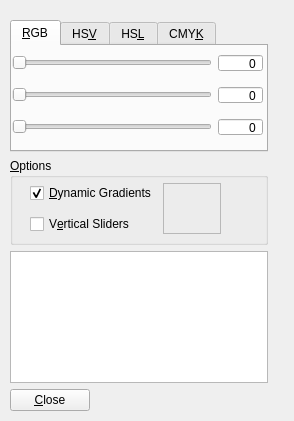
<?xml version="1.0" encoding="UTF-8"?>
<ui version="4.0">
 <class>Dialog</class>
 <widget class="QWidget" name="Dialog">
  <property name="geometry">
   <rect>
    <x>0</x>
    <y>0</y>
    <width>294</width>
    <height>421</height>
   </rect>
  </property>
  <property name="font">
   <font>
    <family>Segoe UI</family>
    <pointsize>9</pointsize>
   </font>
  </property>
  <property name="windowTitle">
   <string>Test Dialog</string>
  </property>
  <widget class="QWidget" name="layoutWidget">
   <property name="geometry">
    <rect>
     <x>10</x>
     <y>20</y>
     <width>258</width>
     <height>391</height>
    </rect>
   </property>
   <layout class="QVBoxLayout" name="verticalLayout" stretch="3,2,3,0">
    <item>
     <widget class="QTabWidget" name="tabWidget">
      <property name="currentIndex">
       <number>0</number>
      </property>
      <widget class="QWidget" name="rgbTab">
       <attribute name="title">
        <string>&amp;RGB</string>
       </attribute>
       <widget class="QWidget" name="layoutWidget">
        <property name="geometry">
         <rect>
          <x>0</x>
          <y>0</y>
          <width>251</width>
          <height>101</height>
         </rect>
        </property>
        <layout class="QGridLayout" name="gridLayout">
         <item row="0" column="0">
          <widget class="QSlider" name="rgbSlider0">
           <property name="sizePolicy">
            <sizepolicy hsizetype="Fixed" vsizetype="Fixed">
             <horstretch>0</horstretch>
             <verstretch>0</verstretch>
            </sizepolicy>
           </property>
           <property name="minimumSize">
            <size>
             <width>200</width>
             <height>18</height>
            </size>
           </property>
           <property name="maximumSize">
            <size>
             <width>16777215</width>
             <height>18</height>
            </size>
           </property>
           <property name="maximum">
            <number>255</number>
           </property>
           <property name="orientation">
            <enum>Qt::Horizontal</enum>
           </property>
          </widget>
         </item>
         <item row="0" column="1">
          <widget class="QSpinBox" name="spinBox">
           <property name="minimumSize">
            <size>
             <width>0</width>
             <height>18</height>
            </size>
           </property>
           <property name="maximumSize">
            <size>
             <width>16777215</width>
             <height>18</height>
            </size>
           </property>
           <property name="alignment">
            <set>Qt::AlignRight|Qt::AlignTrailing|Qt::AlignVCenter</set>
           </property>
           <property name="buttonSymbols">
            <enum>QAbstractSpinBox::NoButtons</enum>
           </property>
           <property name="suffix">
            <string/>
           </property>
           <property name="maximum">
            <number>255</number>
           </property>
          </widget>
         </item>
         <item row="1" column="0">
          <widget class="QSlider" name="rgbSlider1">
           <property name="sizePolicy">
            <sizepolicy hsizetype="Fixed" vsizetype="Fixed">
             <horstretch>0</horstretch>
             <verstretch>0</verstretch>
            </sizepolicy>
           </property>
           <property name="minimumSize">
            <size>
             <width>200</width>
             <height>18</height>
            </size>
           </property>
           <property name="maximumSize">
            <size>
             <width>16777215</width>
             <height>18</height>
            </size>
           </property>
           <property name="maximum">
            <number>255</number>
           </property>
           <property name="orientation">
            <enum>Qt::Horizontal</enum>
           </property>
          </widget>
         </item>
         <item row="1" column="1">
          <widget class="QSpinBox" name="spinBox_2">
           <property name="minimumSize">
            <size>
             <width>0</width>
             <height>18</height>
            </size>
           </property>
           <property name="maximumSize">
            <size>
             <width>16777215</width>
             <height>18</height>
            </size>
           </property>
           <property name="alignment">
            <set>Qt::AlignRight|Qt::AlignTrailing|Qt::AlignVCenter</set>
           </property>
           <property name="buttonSymbols">
            <enum>QAbstractSpinBox::NoButtons</enum>
           </property>
           <property name="suffix">
            <string/>
           </property>
           <property name="maximum">
            <number>255</number>
           </property>
          </widget>
         </item>
         <item row="2" column="0">
          <widget class="QSlider" name="rgbSlider2">
           <property name="sizePolicy">
            <sizepolicy hsizetype="Fixed" vsizetype="Fixed">
             <horstretch>0</horstretch>
             <verstretch>0</verstretch>
            </sizepolicy>
           </property>
           <property name="minimumSize">
            <size>
             <width>200</width>
             <height>18</height>
            </size>
           </property>
           <property name="maximumSize">
            <size>
             <width>16777215</width>
             <height>18</height>
            </size>
           </property>
           <property name="maximum">
            <number>255</number>
           </property>
           <property name="orientation">
            <enum>Qt::Horizontal</enum>
           </property>
          </widget>
         </item>
         <item row="2" column="1">
          <widget class="QSpinBox" name="spinBox_3">
           <property name="minimumSize">
            <size>
             <width>0</width>
             <height>18</height>
            </size>
           </property>
           <property name="maximumSize">
            <size>
             <width>16777215</width>
             <height>18</height>
            </size>
           </property>
           <property name="alignment">
            <set>Qt::AlignRight|Qt::AlignTrailing|Qt::AlignVCenter</set>
           </property>
           <property name="buttonSymbols">
            <enum>QAbstractSpinBox::NoButtons</enum>
           </property>
           <property name="suffix">
            <string/>
           </property>
           <property name="maximum">
            <number>255</number>
           </property>
          </widget>
         </item>
        </layout>
       </widget>
      </widget>
      <widget class="QWidget" name="hsvTab">
       <attribute name="title">
        <string>HS&amp;V</string>
       </attribute>
       <widget class="QWidget" name="layoutWidget">
        <property name="geometry">
         <rect>
          <x>0</x>
          <y>0</y>
          <width>251</width>
          <height>101</height>
         </rect>
        </property>
        <layout class="QGridLayout" name="gridLayout_2">
         <item row="0" column="0">
          <widget class="QSlider" name="hsvSlider0">
           <property name="sizePolicy">
            <sizepolicy hsizetype="Fixed" vsizetype="Fixed">
             <horstretch>0</horstretch>
             <verstretch>0</verstretch>
            </sizepolicy>
           </property>
           <property name="minimumSize">
            <size>
             <width>200</width>
             <height>18</height>
            </size>
           </property>
           <property name="maximumSize">
            <size>
             <width>16777215</width>
             <height>18</height>
            </size>
           </property>
           <property name="maximum">
            <number>255</number>
           </property>
           <property name="orientation">
            <enum>Qt::Horizontal</enum>
           </property>
          </widget>
         </item>
         <item row="0" column="1">
          <widget class="QSpinBox" name="hsvSpinBox0">
           <property name="minimumSize">
            <size>
             <width>0</width>
             <height>18</height>
            </size>
           </property>
           <property name="maximumSize">
            <size>
             <width>16777215</width>
             <height>18</height>
            </size>
           </property>
           <property name="wrapping">
            <bool>true</bool>
           </property>
           <property name="alignment">
            <set>Qt::AlignRight|Qt::AlignTrailing|Qt::AlignVCenter</set>
           </property>
           <property name="buttonSymbols">
            <enum>QAbstractSpinBox::NoButtons</enum>
           </property>
           <property name="suffix">
            <string>°</string>
           </property>
           <property name="maximum">
            <number>359</number>
           </property>
          </widget>
         </item>
         <item row="1" column="0">
          <widget class="QSlider" name="hsvSlider1">
           <property name="sizePolicy">
            <sizepolicy hsizetype="Fixed" vsizetype="Fixed">
             <horstretch>0</horstretch>
             <verstretch>0</verstretch>
            </sizepolicy>
           </property>
           <property name="minimumSize">
            <size>
             <width>200</width>
             <height>18</height>
            </size>
           </property>
           <property name="maximumSize">
            <size>
             <width>16777215</width>
             <height>18</height>
            </size>
           </property>
           <property name="maximum">
            <number>255</number>
           </property>
           <property name="orientation">
            <enum>Qt::Horizontal</enum>
           </property>
          </widget>
         </item>
         <item row="1" column="1">
          <widget class="QSpinBox" name="hsvSpinBox1">
           <property name="minimumSize">
            <size>
             <width>0</width>
             <height>18</height>
            </size>
           </property>
           <property name="maximumSize">
            <size>
             <width>16777215</width>
             <height>18</height>
            </size>
           </property>
           <property name="alignment">
            <set>Qt::AlignRight|Qt::AlignTrailing|Qt::AlignVCenter</set>
           </property>
           <property name="buttonSymbols">
            <enum>QAbstractSpinBox::NoButtons</enum>
           </property>
           <property name="suffix">
            <string>%</string>
           </property>
           <property name="maximum">
            <number>100</number>
           </property>
          </widget>
         </item>
         <item row="2" column="0">
          <widget class="QSlider" name="hsvSlider2">
           <property name="sizePolicy">
            <sizepolicy hsizetype="Fixed" vsizetype="Fixed">
             <horstretch>0</horstretch>
             <verstretch>0</verstretch>
            </sizepolicy>
           </property>
           <property name="minimumSize">
            <size>
             <width>200</width>
             <height>18</height>
            </size>
           </property>
           <property name="maximumSize">
            <size>
             <width>16777215</width>
             <height>18</height>
            </size>
           </property>
           <property name="maximum">
            <number>255</number>
           </property>
           <property name="orientation">
            <enum>Qt::Horizontal</enum>
           </property>
          </widget>
         </item>
         <item row="2" column="1">
          <widget class="QSpinBox" name="hsvSpinBox2">
           <property name="minimumSize">
            <size>
             <width>0</width>
             <height>18</height>
            </size>
           </property>
           <property name="maximumSize">
            <size>
             <width>16777215</width>
             <height>18</height>
            </size>
           </property>
           <property name="alignment">
            <set>Qt::AlignRight|Qt::AlignTrailing|Qt::AlignVCenter</set>
           </property>
           <property name="buttonSymbols">
            <enum>QAbstractSpinBox::NoButtons</enum>
           </property>
           <property name="suffix">
            <string>%</string>
           </property>
           <property name="maximum">
            <number>100</number>
           </property>
          </widget>
         </item>
        </layout>
       </widget>
      </widget>
      <widget class="QWidget" name="hslTab">
       <attribute name="title">
        <string>HS&amp;L</string>
       </attribute>
       <widget class="QWidget" name="layoutWidget_2">
        <property name="geometry">
         <rect>
          <x>0</x>
          <y>0</y>
          <width>251</width>
          <height>101</height>
         </rect>
        </property>
        <layout class="QGridLayout" name="gridLayout_3">
         <item row="0" column="0">
          <widget class="QSlider" name="hslSlider0">
           <property name="sizePolicy">
            <sizepolicy hsizetype="Fixed" vsizetype="Fixed">
             <horstretch>0</horstretch>
             <verstretch>0</verstretch>
            </sizepolicy>
           </property>
           <property name="minimumSize">
            <size>
             <width>200</width>
             <height>18</height>
            </size>
           </property>
           <property name="maximumSize">
            <size>
             <width>16777215</width>
             <height>18</height>
            </size>
           </property>
           <property name="maximum">
            <number>255</number>
           </property>
           <property name="orientation">
            <enum>Qt::Horizontal</enum>
           </property>
          </widget>
         </item>
         <item row="0" column="1">
          <widget class="QSpinBox" name="hslSpinBox0">
           <property name="minimumSize">
            <size>
             <width>0</width>
             <height>18</height>
            </size>
           </property>
           <property name="maximumSize">
            <size>
             <width>16777215</width>
             <height>18</height>
            </size>
           </property>
           <property name="wrapping">
            <bool>true</bool>
           </property>
           <property name="alignment">
            <set>Qt::AlignRight|Qt::AlignTrailing|Qt::AlignVCenter</set>
           </property>
           <property name="buttonSymbols">
            <enum>QAbstractSpinBox::NoButtons</enum>
           </property>
           <property name="suffix">
            <string>°</string>
           </property>
           <property name="maximum">
            <number>359</number>
           </property>
          </widget>
         </item>
         <item row="1" column="0">
          <widget class="QSlider" name="hslSlider1">
           <property name="sizePolicy">
            <sizepolicy hsizetype="Fixed" vsizetype="Fixed">
             <horstretch>0</horstretch>
             <verstretch>0</verstretch>
            </sizepolicy>
           </property>
           <property name="minimumSize">
            <size>
             <width>200</width>
             <height>18</height>
            </size>
           </property>
           <property name="maximumSize">
            <size>
             <width>16777215</width>
             <height>18</height>
            </size>
           </property>
           <property name="maximum">
            <number>255</number>
           </property>
           <property name="orientation">
            <enum>Qt::Horizontal</enum>
           </property>
          </widget>
         </item>
         <item row="1" column="1">
          <widget class="QSpinBox" name="hslSpinBox1">
           <property name="minimumSize">
            <size>
             <width>0</width>
             <height>18</height>
            </size>
           </property>
           <property name="maximumSize">
            <size>
             <width>16777215</width>
             <height>18</height>
            </size>
           </property>
           <property name="alignment">
            <set>Qt::AlignRight|Qt::AlignTrailing|Qt::AlignVCenter</set>
           </property>
           <property name="buttonSymbols">
            <enum>QAbstractSpinBox::NoButtons</enum>
           </property>
           <property name="suffix">
            <string>%</string>
           </property>
           <property name="maximum">
            <number>100</number>
           </property>
          </widget>
         </item>
         <item row="2" column="0">
          <widget class="QSlider" name="hslSlider2">
           <property name="sizePolicy">
            <sizepolicy hsizetype="Fixed" vsizetype="Fixed">
             <horstretch>0</horstretch>
             <verstretch>0</verstretch>
            </sizepolicy>
           </property>
           <property name="minimumSize">
            <size>
             <width>200</width>
             <height>18</height>
            </size>
           </property>
           <property name="maximumSize">
            <size>
             <width>16777215</width>
             <height>18</height>
            </size>
           </property>
           <property name="maximum">
            <number>255</number>
           </property>
           <property name="orientation">
            <enum>Qt::Horizontal</enum>
           </property>
          </widget>
         </item>
         <item row="2" column="1">
          <widget class="QSpinBox" name="hslSpinBox2">
           <property name="minimumSize">
            <size>
             <width>0</width>
             <height>18</height>
            </size>
           </property>
           <property name="maximumSize">
            <size>
             <width>16777215</width>
             <height>18</height>
            </size>
           </property>
           <property name="alignment">
            <set>Qt::AlignRight|Qt::AlignTrailing|Qt::AlignVCenter</set>
           </property>
           <property name="buttonSymbols">
            <enum>QAbstractSpinBox::NoButtons</enum>
           </property>
           <property name="suffix">
            <string>%</string>
           </property>
           <property name="maximum">
            <number>100</number>
           </property>
          </widget>
         </item>
        </layout>
       </widget>
      </widget>
      <widget class="QWidget" name="cmykTab">
       <attribute name="title">
        <string>CMY&amp;K</string>
       </attribute>
       <widget class="QWidget" name="layoutWidget_3">
        <property name="geometry">
         <rect>
          <x>0</x>
          <y>0</y>
          <width>251</width>
          <height>101</height>
         </rect>
        </property>
        <layout class="QGridLayout" name="gridLayout_4">
         <property name="verticalSpacing">
          <number>2</number>
         </property>
         <item row="0" column="0">
          <widget class="QSlider" name="rgbSlider0_2">
           <property name="sizePolicy">
            <sizepolicy hsizetype="Fixed" vsizetype="Fixed">
             <horstretch>0</horstretch>
             <verstretch>0</verstretch>
            </sizepolicy>
           </property>
           <property name="minimumSize">
            <size>
             <width>200</width>
             <height>18</height>
            </size>
           </property>
           <property name="maximum">
            <number>255</number>
           </property>
           <property name="orientation">
            <enum>Qt::Horizontal</enum>
           </property>
          </widget>
         </item>
         <item row="0" column="1">
          <widget class="QSpinBox" name="spinBox_4">
           <property name="sizePolicy">
            <sizepolicy hsizetype="Minimum" vsizetype="Fixed">
             <horstretch>0</horstretch>
             <verstretch>0</verstretch>
            </sizepolicy>
           </property>
           <property name="minimumSize">
            <size>
             <width>0</width>
             <height>18</height>
            </size>
           </property>
           <property name="maximumSize">
            <size>
             <width>16777215</width>
             <height>18</height>
            </size>
           </property>
           <property name="alignment">
            <set>Qt::AlignRight|Qt::AlignTrailing|Qt::AlignVCenter</set>
           </property>
           <property name="buttonSymbols">
            <enum>QAbstractSpinBox::NoButtons</enum>
           </property>
           <property name="suffix">
            <string/>
           </property>
           <property name="maximum">
            <number>255</number>
           </property>
          </widget>
         </item>
         <item row="1" column="0">
          <widget class="QSlider" name="rgbSlider1_2">
           <property name="sizePolicy">
            <sizepolicy hsizetype="Fixed" vsizetype="Fixed">
             <horstretch>0</horstretch>
             <verstretch>0</verstretch>
            </sizepolicy>
           </property>
           <property name="minimumSize">
            <size>
             <width>200</width>
             <height>18</height>
            </size>
           </property>
           <property name="maximum">
            <number>255</number>
           </property>
           <property name="orientation">
            <enum>Qt::Horizontal</enum>
           </property>
          </widget>
         </item>
         <item row="1" column="1">
          <widget class="QSpinBox" name="spinBox_5">
           <property name="sizePolicy">
            <sizepolicy hsizetype="Minimum" vsizetype="Fixed">
             <horstretch>0</horstretch>
             <verstretch>0</verstretch>
            </sizepolicy>
           </property>
           <property name="minimumSize">
            <size>
             <width>0</width>
             <height>18</height>
            </size>
           </property>
           <property name="maximumSize">
            <size>
             <width>16777215</width>
             <height>18</height>
            </size>
           </property>
           <property name="alignment">
            <set>Qt::AlignRight|Qt::AlignTrailing|Qt::AlignVCenter</set>
           </property>
           <property name="buttonSymbols">
            <enum>QAbstractSpinBox::NoButtons</enum>
           </property>
           <property name="suffix">
            <string/>
           </property>
           <property name="maximum">
            <number>255</number>
           </property>
          </widget>
         </item>
         <item row="2" column="0">
          <widget class="QSlider" name="rgbSlider2_2">
           <property name="sizePolicy">
            <sizepolicy hsizetype="Fixed" vsizetype="Fixed">
             <horstretch>0</horstretch>
             <verstretch>0</verstretch>
            </sizepolicy>
           </property>
           <property name="minimumSize">
            <size>
             <width>200</width>
             <height>18</height>
            </size>
           </property>
           <property name="maximum">
            <number>255</number>
           </property>
           <property name="orientation">
            <enum>Qt::Horizontal</enum>
           </property>
          </widget>
         </item>
         <item row="2" column="1">
          <widget class="QSpinBox" name="spinBox_6">
           <property name="sizePolicy">
            <sizepolicy hsizetype="Minimum" vsizetype="Fixed">
             <horstretch>0</horstretch>
             <verstretch>0</verstretch>
            </sizepolicy>
           </property>
           <property name="minimumSize">
            <size>
             <width>0</width>
             <height>18</height>
            </size>
           </property>
           <property name="maximumSize">
            <size>
             <width>16777215</width>
             <height>18</height>
            </size>
           </property>
           <property name="alignment">
            <set>Qt::AlignRight|Qt::AlignTrailing|Qt::AlignVCenter</set>
           </property>
           <property name="buttonSymbols">
            <enum>QAbstractSpinBox::NoButtons</enum>
           </property>
           <property name="suffix">
            <string/>
           </property>
           <property name="maximum">
            <number>255</number>
           </property>
          </widget>
         </item>
         <item row="3" column="0">
          <widget class="QSlider" name="rgbSlider2_3">
           <property name="sizePolicy">
            <sizepolicy hsizetype="Fixed" vsizetype="Fixed">
             <horstretch>0</horstretch>
             <verstretch>0</verstretch>
            </sizepolicy>
           </property>
           <property name="minimumSize">
            <size>
             <width>200</width>
             <height>18</height>
            </size>
           </property>
           <property name="maximum">
            <number>255</number>
           </property>
           <property name="orientation">
            <enum>Qt::Horizontal</enum>
           </property>
          </widget>
         </item>
         <item row="3" column="1">
          <widget class="QSpinBox" name="spinBox_7">
           <property name="sizePolicy">
            <sizepolicy hsizetype="Minimum" vsizetype="Fixed">
             <horstretch>0</horstretch>
             <verstretch>0</verstretch>
            </sizepolicy>
           </property>
           <property name="minimumSize">
            <size>
             <width>0</width>
             <height>18</height>
            </size>
           </property>
           <property name="maximumSize">
            <size>
             <width>16777215</width>
             <height>18</height>
            </size>
           </property>
           <property name="alignment">
            <set>Qt::AlignRight|Qt::AlignTrailing|Qt::AlignVCenter</set>
           </property>
           <property name="buttonSymbols">
            <enum>QAbstractSpinBox::NoButtons</enum>
           </property>
           <property name="suffix">
            <string/>
           </property>
           <property name="maximum">
            <number>255</number>
           </property>
          </widget>
         </item>
        </layout>
       </widget>
      </widget>
     </widget>
    </item>
    <item>
     <widget class="QGroupBox" name="settingsBox">
      <property name="title">
       <string>&amp;Options</string>
      </property>
      <widget class="QWidget" name="layoutWidget">
       <property name="geometry">
        <rect>
         <x>20</x>
         <y>20</y>
         <width>191</width>
         <height>62</height>
        </rect>
       </property>
       <layout class="QGridLayout" name="gridLayout_5">
        <item row="0" column="1" rowspan="2">
         <widget class="QFrame" name="frame">
          <property name="minimumSize">
           <size>
            <width>35</width>
            <height>35</height>
           </size>
          </property>
          <property name="frameShape">
           <enum>QFrame::StyledPanel</enum>
          </property>
          <property name="frameShadow">
           <enum>QFrame::Raised</enum>
          </property>
         </widget>
        </item>
        <item row="1" column="0">
         <widget class="QCheckBox" name="checkBox_2">
          <property name="text">
           <string>V&amp;ertical Sliders</string>
          </property>
         </widget>
        </item>
        <item row="0" column="0">
         <widget class="QCheckBox" name="checkBox">
          <property name="text">
           <string>&amp;Dynamic Gradients</string>
          </property>
          <property name="checked">
           <bool>true</bool>
          </property>
         </widget>
        </item>
       </layout>
      </widget>
     </widget>
    </item>
    <item>
     <widget class="QPlainTextEdit" name="debugBox"/>
    </item>
    <item>
     <widget class="QPushButton" name="pushButton">
      <property name="sizePolicy">
       <sizepolicy hsizetype="Fixed" vsizetype="Fixed">
        <horstretch>0</horstretch>
        <verstretch>0</verstretch>
       </sizepolicy>
      </property>
      <property name="text">
       <string>&amp;Close</string>
      </property>
     </widget>
    </item>
   </layout>
  </widget>
 </widget>
 <resources/>
 <connections>
  <connection>
   <sender>pushButton</sender>
   <signal>clicked()</signal>
   <receiver>Dialog</receiver>
   <slot>close()</slot>
   <hints>
    <hint type="sourcelabel">
     <x>514</x>
     <y>376</y>
    </hint>
    <hint type="destinationlabel">
     <x>430</x>
     <y>375</y>
    </hint>
   </hints>
  </connection>
 </connections>
</ui>
